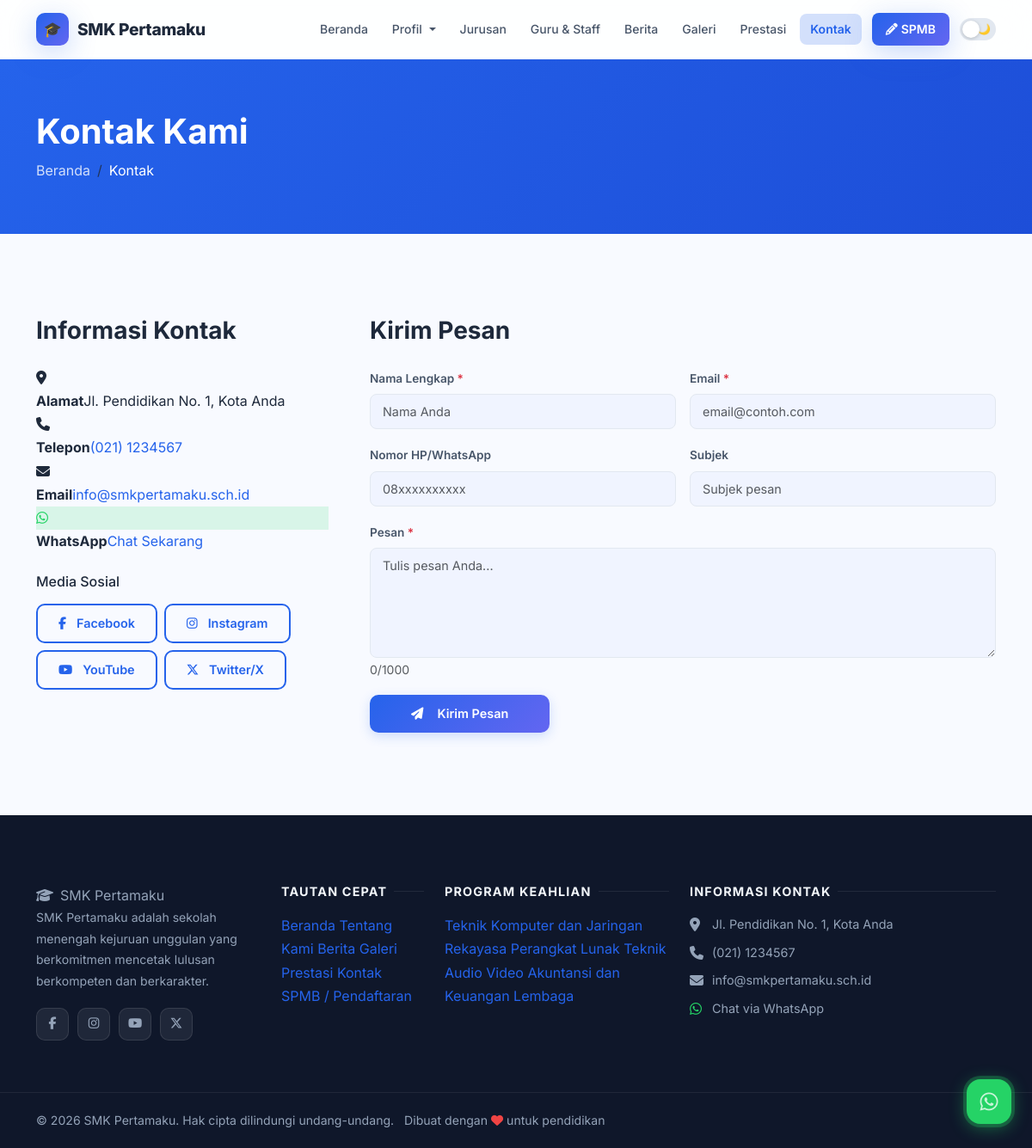
Page /kontak on the committed database.
### tables this page shows
CREATE TABLE IF NOT EXISTS `social_media` (
  `id` INT AUTO_INCREMENT PRIMARY KEY,
  `platform` VARCHAR(50) NOT NULL,
  `url` VARCHAR(255) NOT NULL,
  `icon` VARCHAR(100) DEFAULT NULL,
  `is_active` TINYINT(1) DEFAULT 1
);

CREATE TABLE IF NOT EXISTS `programs` (
  `id` INT AUTO_INCREMENT PRIMARY KEY,
  `name` VARCHAR(200) NOT NULL,
  `code` VARCHAR(20) DEFAULT NULL,
  `description` LONGTEXT,
  `image` VARCHAR(255) DEFAULT NULL,
  `icon` VARCHAR(100) DEFAULT 'fas fa-laptop-code',
  `quota` INT DEFAULT 36,
  `is_active` TINYINT(1) DEFAULT 1,
  `sort_order` INT DEFAULT 0,
  `created_at` TIMESTAMP DEFAULT CURRENT_TIMESTAMP
);

### app/controllers/PublicController.php (called while the page is built, shortened)
<?php
class PublicController {
    public function contact() {
        $settings = getSettings();
        require_once __DIR__ . '/../../views/public/contact.php';
    }
}

### index.php (called while the page is built, shortened)
<?php
require_once __DIR__ . '/routes/web.php';

### app/helpers.php (called while the page is built, shortened)
<?php
function getSettings() {
    $db = getDB();
    $res = $db->query("SELECT `key`, value FROM settings");
    $data = [];
    while ($row = $res->fetch_assoc()) {
        $data[$row['key']] = $row['value'];
    }
    return $data;
}

### views/public/contact.php (the view, shortened to what this page needs)
<?php
require_once __DIR__ . '/../layouts/header.php';
?>
<div style="background:linear-gradient(135deg,var(--primary),var(--primary-dark));padding:60px 0;color:#fff;">
    <div class="container">
        <h1 class="fw-bold mb-2">Kontak Kami</h1>
        <nav aria-label="breadcrumb">
            <ol class="breadcrumb mb-0"><li class="breadcrumb-item"><a href="<?= APP_URL ?>/" style="color:rgba(255,255,255,0.8);">Beranda</a></li><li class="breadcrumb-item active text-white">Kontak</li></ol>
        </nav>
    </div>
</div>
<section class="section">
    <div class="container">
        <div class="row g-5">
            <div class="col-lg-4">
                <h3 class="fw-bold mb-4" style="color:var(--text);">Informasi Kontak</h3>
                <?php if (!empty($settings['school_address'])): ?>
                <div class="contact-info-item">
                    <div class="icon"><i class="fas fa-map-marker-alt"></i></div>
                    <div><strong>Alamat</strong><span><?= htmlspecialchars($settings['school_address']) ?></span></div>
                </div>
                <?php endif; ?>
                <?php if (!empty($settings['school_phone'])): ?>
                <div class="contact-info-item">
                    <div class="icon"><i class="fas fa-phone"></i></div>
                    <div><strong>Telepon</strong><span><a href="tel:<?= preg_replace('/[^0-9+]/','',$settings['school_phone']) ?>"><?= htmlspecialchars($settings['school_phone']) ?></a></span></div>
                </div>
                <?php endif; ?>
                <?php if (!empty($settings['school_email'])): ?>
                <div class="contact-info-item">
                    <div class="icon"><i class="fas fa-envelope"></i></div>
                    <div><strong>Email</strong><span><a href="mailto:<?= htmlspecialchars($settings['school_email']) ?>"><?= htmlspecialchars($settings['school_email']) ?></a></span></div>
                </div>
                <?php endif; ?>
                <?php if (!empty($settings['whatsapp_number'])): ?>
                <div class="contact-info-item">
                    <div class="icon" style="background:rgba(37,211,102,0.15);"><i class="fab fa-whatsapp" style="color:#25d366;"></i></div>
                    <div><strong>WhatsApp</strong><span><a href="https://wa.me/<?= preg_replace('/[^0-9]/','',$settings['whatsapp_number']) ?>" target="_blank">Chat Sekarang</a></span></div>
                </div>
                <?php endif; ?>
                <?php
                $db = getDB();
                $smRes = $db->query("SELECT * FROM social_media WHERE is_active=1");
                $socialMedia = $smRes ? $smRes->fetch_all(MYSQLI_ASSOC) : [];
                if ($socialMedia):
                ?>
                <h6 class="mt-4 mb-3" style="color:var(--text);">Media Sosial</h6>
                <div class="d-flex flex-wrap gap-2">
                    <?php foreach ($socialMedia as $sm): ?>
                    <a href="<?= htmlspecialchars($sm['url']) ?>" target="_blank" rel="noopener" class="btn btn-sm btn-outline-primary">
                        <i class="<?= htmlspecialchars($sm['icon'] ?? 'fas fa-link') ?> me-1"></i><?= htmlspecialchars($sm['platform']) ?>
                    </a>
                    <?php endforeach; ?>
                </div>
                <?php endif; ?>
            </div>
            <div class="col-lg-8">
                <div class="contact-card">
                    <h3 class="fw-bold mb-4" style="color:var(--text);">Kirim Pesan</h3>
                    <form method="POST" action="<?= APP_URL ?>/kontak">
                        <div class="row g-3">
                            <div class="col-md-6">
                                <label class="form-label">Nama Lengkap <span class="text-danger">*</span></label>
                                <input type="text" name="name" class="form-control" placeholder="Nama Anda" required maxlength="150" value="<?= htmlspecialchars($_POST['name'] ?? '') ?>">
                            </div>
                            <div class="col-md-6">
                                <label class="form-label">Email <span class="text-danger">*</span></label>
                                <input type="email" name="email" class="form-control" placeholder="email@contoh.com" required value="<?= htmlspecialchars($_POST['email'] ?? '') ?>">
                            </div>
                            <div class="col-md-6">
                                <label class="form-label">Nomor HP/WhatsApp</label>
                                <input type="text" name="phone" class="form-control" placeholder="08xxxxxxxxxx" value="<?= htmlspecialchars($_POST['phone'] ?? '') ?>">
                            </div>
                            <div class="col-md-6">
                                <label class="form-label">Subjek</label>
                                <input type="text" name="subject" class="form-control" placeholder="Subjek pesan" value="<?= htmlspecialchars($_POST['subject'] ?? '') ?>">
                            </div>
                            <div class="col-12">
                                <label class="form-label">Pesan <span class="text-danger">*</span></label>
                                <textarea name="message" class="form-control" rows="5" placeholder="Tulis pesan Anda..." required maxlength="1000"><?= htmlspecialchars($_POST['message'] ?? '') ?></textarea>
                            </div>
                            <div class="col-12">
                                <button type="submit" class="btn btn-primary px-5">
                                    <i class="fas fa-paper-plane me-2"></i>Kirim Pesan
                                </button>
                            </div>
                        </div>
                    </form>
                </div>
            </div>
        </div>
    </div>
</section>
<?php require_once __DIR__ . '/../layouts/footer.php'; ?>

### views/layouts/footer.php (shortened to what this page needs)
<?php
$settings = getSettings();
$schoolName = $settings['school_name'] ?? 'SMK Pertamaku';
$footerAbout = $settings['footer_about'] ?? '';
$address = $settings['school_address'] ?? '';
$phone = $settings['school_phone'] ?? '';
$email = $settings['school_email'] ?? '';
$whatsapp = $settings['whatsapp_number'] ?? '';
$currentYear = date('Y');
$db = getDB();
$progRes = $db->query("SELECT id, name FROM programs WHERE is_active=1 ORDER BY sort_order LIMIT 6");
$footerPrograms = $progRes ? $progRes->fetch_all(MYSQLI_ASSOC) : [];
$smRes = $db->query("SELECT * FROM social_media WHERE is_active=1");
$socialMedia = $smRes ? $smRes->fetch_all(MYSQLI_ASSOC) : [];
?>
</main>
<footer class="site-footer">
    <div class="container">
        <div class="row g-4">
            <div class="col-lg-3 col-md-6">
                <span class="footer-brand"><i class="fas fa-graduation-cap me-2"></i><?= htmlspecialchars($schoolName) ?></span>
                <p><?= htmlspecialchars($footerAbout) ?></p>
                <?php if ($socialMedia): ?>
                <div class="social-links">
                    <?php foreach ($socialMedia as $sm): ?>
                        <a href="<?= htmlspecialchars($sm['url']) ?>" target="_blank" rel="noopener" class="social-link" title="<?= htmlspecialchars($sm['platform']) ?>">
                            <i class="<?= htmlspecialchars($sm['icon'] ?? 'fas fa-link') ?>"></i>
                        </a>
                    <?php endforeach; ?>
                </div>
                <?php endif; ?>
            </div>
            <div class="col-lg-2 col-md-6">
                <h5>Tautan Cepat</h5>
                <a href="<?= APP_URL ?>/">Beranda</a>
                <a href="<?= APP_URL ?>/profil">Tentang Kami</a>
                <a href="<?= APP_URL ?>/berita">Berita</a>
                <a href="<?= APP_URL ?>/galeri">Galeri</a>
                <a href="<?= APP_URL ?>/prestasi">Prestasi</a>
                <a href="<?= APP_URL ?>/kontak">Kontak</a>
                <a href="<?= APP_URL ?>/spmb">SPMB / Pendaftaran</a>
            </div>
            <div class="col-lg-3 col-md-6">
                <h5>Program Keahlian</h5>
                <?php foreach ($footerPrograms as $prog): ?>
                    <a href="<?= APP_URL ?>/jurusan/<?= $prog['id'] ?>"><?= htmlspecialchars($prog['name']) ?></a>
                <?php endforeach; ?>
            </div>
            <div class="col-lg-4 col-md-6">
                <h5>Informasi Kontak</h5>
                <?php if ($address): ?>
                <div class="d-flex gap-2 mb-2">
                    <i class="fas fa-map-marker-alt mt-1" style="color:#94a3b8;width:18px;"></i>
                    <span style="color:var(--footer-text);font-size:0.9rem;"><?= htmlspecialchars($address) ?></span>
                </div>
                <?php endif; ?>
                <?php if ($phone): ?>
                <div class="d-flex gap-2 mb-2">
                    <i class="fas fa-phone mt-1" style="color:#94a3b8;width:18px;"></i>
                    <a href="tel:<?= preg_replace('/[^0-9+]/', '', $phone) ?>" style="color:var(--footer-text);font-size:0.9rem;"><?= htmlspecialchars($phone) ?></a>
                </div>
                <?php endif; ?>
                <?php if ($email): ?>
                <div class="d-flex gap-2 mb-2">
                    <i class="fas fa-envelope mt-1" style="color:#94a3b8;width:18px;"></i>
                    <a href="mailto:<?= htmlspecialchars($email) ?>" style="color:var(--footer-text);font-size:0.9rem;"><?= htmlspecialchars($email) ?></a>
                </div>
                <?php endif; ?>
                <?php if ($whatsapp): ?>
                <div class="d-flex gap-2 mb-2">
                    <i class="fab fa-whatsapp mt-1" style="color:#25d366;width:18px;"></i>
                    <a href="https://wa.me/<?= preg_replace('/[^0-9]/', '', $whatsapp) ?>" target="_blank" style="color:var(--footer-text);font-size:0.9rem;">Chat via WhatsApp</a>
                </div>
                <?php endif; ?>
            </div>
        </div>
    </div>
    <div class="footer-bottom">
        <div class="container">
            <p class="mb-0">
                &copy; <?= $currentYear ?> <?= htmlspecialchars($schoolName) ?>. Hak cipta dilindungi undang-undang.
                <span class="ms-2">Dibuat dengan <i class="fas fa-heart" style="color:#ef4444;"></i> untuk pendidikan</span>
            </p>
        </div>
    </div>
</footer>
<?php if ($whatsapp): ?>
<a href="https://wa.me/<?= preg_replace('/[^0-9]/', '', $whatsapp) ?>?text=Halo+<?= urlencode($schoolName) ?>%2C+saya+ingin+bertanya..."
   class="whatsapp-float" target="_blank" rel="noopener" title="Chat WhatsApp">
    <i class="fab fa-whatsapp"></i>
</a>
<?php endif; ?>
</body>
</html>

### assets/css/style.css (style rules this page uses)
:root { --bg: #f8faff; --bg-secondary: #f0f4ff; --bg-card: #ffffff; --text: #1e293b; --text-secondary:#475569; --text-muted: #94a3b8; --primary: #2563eb; --primary-light: #3b82f6; --primary-dark: #1d4ed8; --primary-glow: rgba(37,99,235,0.20); --accent: #6366f1; --accent-glow: rgba(99,102,241,0.18); --success: #16a34a; --warning: #d97706; --danger: #dc2626; --border: #e2e8f0; --border-light: #f1f5f9; --navbar-bg: rgba(255,255,255,0.85); --footer-bg: #0f172a; --footer-text: #94a3b8; --shadow-sm: 0 1px 3px rgba(0,0,0,0.06), 0 1px 2px rgba(0,0,0,0.04); --shadow: 0 4px 16px rgba(0,0,0,0.08); --shadow-md: 0 8px 32px rgba(0,0,0,0.10); --shadow-lg: 0 20px 60px rgba(0,0,0,0.12); --shadow-blue: 0 8px 32px rgba(37,99,235,0.25); --radius: 14px; --radius-lg: 20px; --transition: all 0.3s cubic-bezier(0.4,0,0.2,1); --gradient: linear-gradient(135deg, #2563eb 0%, #6366f1 100%); --gradient-hero: linear-gradient(135deg, #0f172a 0%, #1e3a8a 50%, #1e1b4b 100%); }
*, *::before, *::after { box-sizing: border-box; }
html { scroll-behavior: smooth; font-size: 16px; }
body { background-color: var(--bg); color: var(--text); font-family: 'Segoe UI', system-ui, -apple-system, 'Helvetica Neue', sans-serif; line-height: 1.7; transition: background-color 0.4s ease, color 0.3s ease; overflow-x: hidden; }
a { color: var(--primary); text-decoration: none; transition: var(--transition); }
.section { padding: 96px 0; }
.btn-primary { background: var(--gradient); color: #fff; border: none; border-radius: 10px; padding: 11px 24px; font-weight: 600; font-size: 0.9rem; transition: var(--transition); display: inline-flex; align-items: center; gap: 8px; box-shadow: 0 4px 14px var(--primary-glow); }
.btn-outline-primary { background: transparent; color: var(--primary); border: 2px solid var(--primary); border-radius: 10px; padding: 10px 24px; font-weight: 600; font-size: 0.9rem; transition: var(--transition); display: inline-flex; align-items: center; gap: 8px; }
.site-footer { background: var(--footer-bg); padding: 80px 0 0; color: var(--footer-text); }
.site-footer p { font-size: 0.88rem; line-height: 1.75; color: var(--footer-text); }
.site-footer h5 { color: #f1f5f9; font-size: 0.9rem; font-weight: 700; text-transform: uppercase; letter-spacing: 0.08em; margin-bottom: 18px; display: flex; align-items: center; gap: 8px; }
.site-footer h5::after { content: ''; flex: 1; height: 1px; background: rgba(255,255,255,0.08); }
.social-links { display: flex; gap: 10px; margin-top: 18px; flex-wrap: wrap; }
.social-link { width: 38px; height: 38px; background: rgba(255,255,255,0.07); border: 1px solid rgba(255,255,255,0.1); border-radius: 10px; display: flex; align-items: center; justify-content: center; color: var(--footer-text); font-size: 0.9rem; transition: var(--transition); }
.footer-bottom { margin-top: 60px; border-top: 1px solid rgba(255,255,255,0.07); padding: 20px 0; display: flex; align-items: center; justify-content: space-between; flex-wrap: wrap; gap: 12px; font-size: 0.82rem; color: var(--footer-text); }
.whatsapp-float { position: fixed; bottom: 28px; right: 24px; width: 52px; height: 52px; background: #25d366; border-radius: 16px; display: flex; align-items: center; justify-content: center; color: #fff; font-size: 1.5rem; z-index: 1000; box-shadow: 0 4px 20px rgba(37,211,102,0.45); transition: var(--transition); }
.whatsapp-float::before { content: ''; position: absolute; inset: -4px; background: rgba(37,211,102,0.25); border-radius: 20px; animation: wa-pulse 2.5s ease-in-out infinite; }
.form-control, .form-select { background: var(--bg-secondary); border: 1px solid var(--border); border-radius: 8px; color: var(--text); font-size: 0.9rem; padding: 9px 14px; transition: var(--transition); }
.form-label { font-size: 0.85rem; font-weight: 600; color: var(--text-secondary); margin-bottom: 6px; }

### views/layouts/header.php (style rules this page uses)
body { font-family:'Inter',system-ui,sans-serif; }

### rows in the picture
social_media: platform "Facebook"
social_media: platform "Instagram"
social_media: platform "YouTube"
social_media: platform "Twitter/X"
programs: name "Teknik Komputer dan Jaringan"
programs: name "Rekayasa Perangkat Lunak"
programs: name "Teknik Audio Video"
programs: name "Akuntansi dan Keuangan Lembaga"

### other values in the picture
$schoolName "SMK Pertamaku"
$settings['school_address'] "Jl. Pendidikan No. 1, Kota Anda"
$settings['school_phone'] "(021) 1234567"
$settings['school_email'] "info@smkpertamaku.sch.id"
$footerAbout "SMK Pertamaku adalah sekolah menengah kejuruan unggulan yang berkomitmen mencetak lulusan berkompeten dan berkarakter."
$address "Jl. Pendidikan No. 1, Kota Anda"
$phone "(021) 1234567"
$email "info@smkpertamaku.sch.id"
